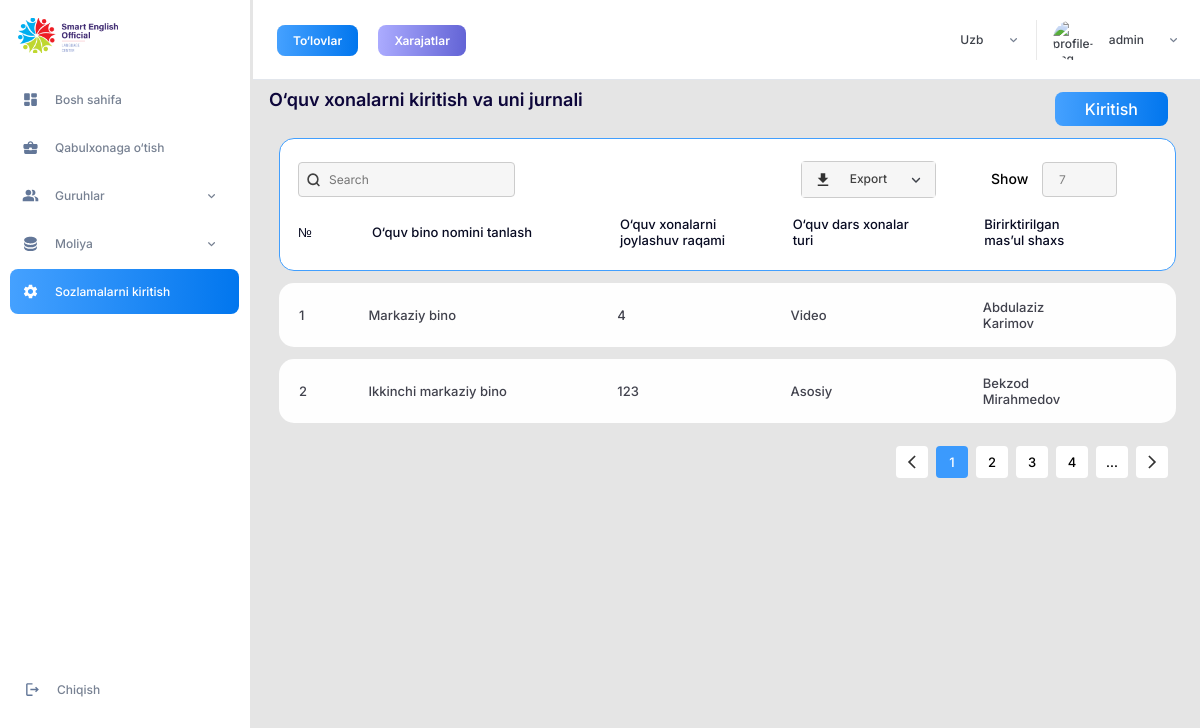
The app's page /room/ (signed in) with its own data.
### settings/models.py (models this page shows)
class Room(models.Model):
    building_name = models.ForeignKey(Building, related_name='building_name', on_delete=models.CASCADE)
    room_number = models.CharField(max_length=30)
    room_type = models.CharField(max_length=30)
    owner = models.CharField(max_length=100)

class Building(models.Model):
    name = models.CharField(max_length=255)
    location = models.CharField(max_length=255)
    room_amount = models.IntegerField(default=0)
    nickname = models.CharField(max_length=255)
    added_time = models.DateTimeField()
    def __str__(self):
        return self.name
    class Meta:
        verbose_name = 'building'
        verbose_name_plural = 'buildings'

### settings/views.py (the view)
# urls.py: path('room/', views.room, name='room'),
def room(request):
	rooms = Room.objects.all()
	return render(request, 'room.html', {'rooms':rooms})

### templates/room.html (shortened to what this page needs)
{% extends "base.html" %}
{% load static %}
{% block content %}
		<div class="content">
			<aside class="navbar">
				<a class="logo" href="{% url 'settings:dashboard' %}"><img src="{% static 'images/logo.png' %}" alt="logo"></a>
				<ul class="menu">
					<li class="menu__item">
						<a class="menu__link" href="{% url 'settings:dashboard' %}">
						Bosh sahifa</a></li>
					<li class="menu__item">
						<a class="menu__link" href="#">
						Qabulxonaga o‘tish
						</a>
					</li>
					<li class="menu__item menu-group">
						<a class="menu__link menu-link--dropdown" href="#">
						Guruhlar
					</a>
					</li>
					<li class="menu__item menu-finance">
						<a class="menu__link menu-link--dropdown" href="#">
							Moliya
						</a>
					</li>
					<li class="menu__item">
						<a class="menu__link menu__link--active" href="{% url 'settings:config' %}">
						Sozlamalarni kiritish
						</a>
					</li>
				</ul>
				<a class="logout-btn" href="log-in.html">
						Chiqish
				</a>
			</aside>
			<header class="header">
			<div class="header-info">
				<a class="header-info__item header-info__item--active" href="#">To‘lovlar</a>
				<a class="header-info__item" href="#">Xarajatlar</a>
			</div>
			<div class="header-profile">
				<div class="language">
					<a class="language__item" href="#">Uzb</a>
				</div>
				<a class="profile" href="#">
					<img class="profile__img" src="{{ request.user.profile.photo.url }}" alt="profile-img">
					<div class="profile__name">{{user.username}}</div>
				</a>
			</div>
			</header>
			<div class="content-item">
				<div class="build-title">
					<h3 class="page-title">
						O‘quv xonalarni kiritish va uni jurnali
					</h3>
					<a class="enter" href="modal-room.html">Kiritish</a>
				</div>
				<div class="container">
					<div class="build-search">
						<div class="build-top">
							<div class="build-top__item">
								<input type="text" name="build-search" placeholder="Search">
								<img class="build-search__img" src="{% static 'images/search.svg' %}" alt="search">
							</div>
							<div class="build-top__item build-export__second">
								<ul class="build-export">
									<li class="build-export__item">Export</li>
								</ul>
								<div class="build-export__number">
									<span>Show</span> <input type="number" name="number" value="7">
								</div>
							</div>
						</div>
							<ul class="room-table build-table build-table--bold">
							<li class="build-table__item build-table__item--1">
								№
							</li>
							<li class="build-table__item build-table__item--2">
                               O‘quv bino nomini tanlash
							</li>
							<li class="build-table__item build-table__item--3">
								O‘quv xonalarni <br>
                                joylashuv raqami
							</li>
							<li class="build-table__item build-table__item--4">
								O‘quv dars xonalar turi
							</li>
                           <li class="build-table__item build-table__item--5">
								Birirktirilgan mas’ul shaxs
							</li>
						</ul>
					</div>
					{% for r in rooms %}
					<ul class="room-table build-table build-table--light build-table__item">
						<li class="build-table__item build-table__item--1">
							{{r.id}}
						</li>
						<li class="build-table__item build-table__item--2">
							{{r.building_name}}
						</li>
						<li class="build-table__item build-table__item--3">
							{{r.room_number}}
						</li>
						<li class="build-table__item build-table__item--4">
							{{r.room_type}}
						</li>
                       <li class="build-table__item build-table__item--5">
							{{r.owner}}
						</li>
						<li class="build-table__item build-table__item--7">
						</li>
					</ul>
					{% endfor %}
         			<ul class="pagination">
						<li><a class="pagination__item" href="#"><img src="{% static 'images/pagination-arrow-left.svg' %}" alt="pagination icon"></a></li>
						<li><a class="pagination__item pagination__item--active" href="#">1</a></li>
						<li><a class="pagination__item" href="#">2</a></li>
						<li><a class="pagination__item" href="#">3</a></li>
						<li><a class="pagination__item" href="#">4</a></li>
						<li class="pagination__item pagination-more">...</li>
						<li><a class="pagination__item" href="#"><img src="{% static 'images/pagination-arrow-right.svg' %}" alt="pagination icon"></li></a>
					</ul>
				</div>
			</div>
		</div>
{% endblock %}

### records on screen
Room: id "1", building_name "Markaziy bino", room_number "4", room_type "Video", owner "Abdulaziz Karimov"
Room: id "2", building_name "Ikkinchi markaziy bino", room_number "123", room_type "Asosiy", owner "Bekzod Mirahmedov"

### other values on screen
{{ user.username }} "admin"
